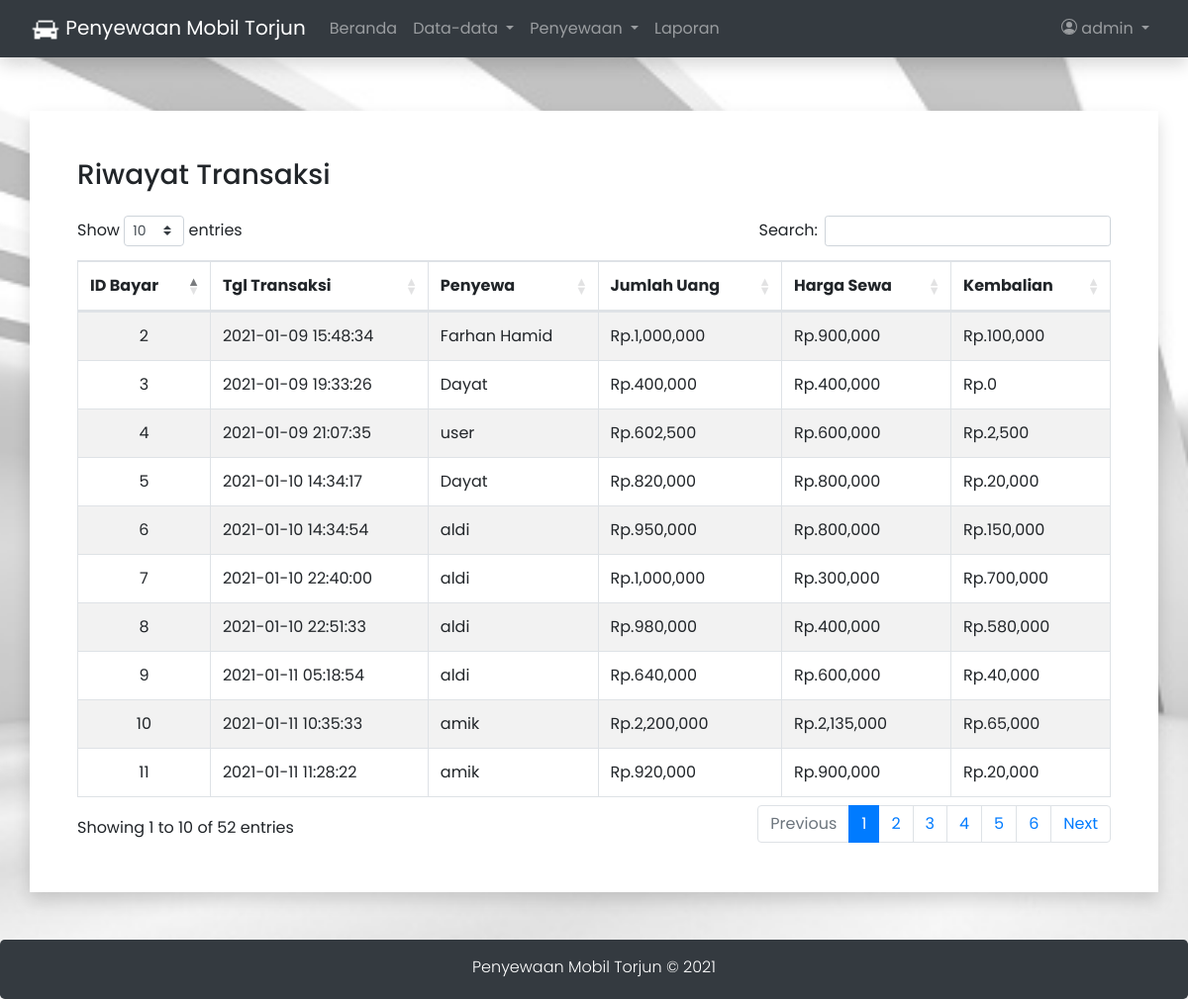
Page /admin/history-transaksi.php (signed in) on the committed database.
### tables this page shows
CREATE TABLE `18132_pembayaran` (
  `id_bayar` int(11) NOT NULL,
  `id_sewa` int(11) NOT NULL,
  `tgl_bayar` datetime NOT NULL,
  `jml_uang` decimal(10,0) NOT NULL,
  `total_bayar` decimal(10,0) NOT NULL,
  `kembalian` decimal(10,0) NOT NULL
);

CREATE TABLE `18132_user` (
  `id_user` int(11) NOT NULL,
  `nama` varchar(100) DEFAULT NULL,
  `telp` varchar(15) DEFAULT NULL,
  `alamat` text DEFAULT NULL,
  `username` varchar(100) NOT NULL,
  `password` varchar(100) DEFAULT NULL,
  `role` enum('admin','penyewa') NOT NULL
);

### admin/history-transaksi.php (the view, shortened to what this page needs)
<?php
    include '../koneksi/koneksi.php';
    include '../template/admin_header.php';
?>
<div class="container ">
    <div class="row ">
        <div class="col shadow p-sm-5">
            <div class="row mb-sm-3">
                <div class="col">
                    <h3>Riwayat Transaksi</h3>
                </div>
            </div>
            <table id="tabel" class="table table-striped table-bordered">
                <thead>
                    <tr>
                        <th scope="col">ID Bayar</th>
                        <th scope="col">Tgl Transaksi</th>
                        <th scope="col">Penyewa</th>
                        <th scope="col">Jumlah Uang</th>
                        <th scope="col">Harga Sewa</th>
                        <th scope="col">Kembalian</th>
                    </tr>
                </thead>
                <tbody>
                    <?php
                    $sql = "SELECT a.*, c.nama FROM 18132_pembayaran a, 18132_mpenyewaan b, 18132_user c WHERE a.id_sewa=b.id_sewa AND b.id_user=c.id_user ORDER BY a.tgl_bayar ASC";
                    $result = $conn->query($sql) or die($conn->error);
                    if ($result->num_rows > 0) {
                        while($row = $result->fetch_assoc())
                        {
                    ?>
                    <tr>
                        <td class="text-center"><?= $row['id_bayar'] ?></td>
                        <td><?= $row['tgl_bayar'] ?></td>
                        <td><?= $row['nama'] ?></td>
                        <td>Rp.<?= number_format($row['jml_uang']) ?></td>
                        <td>Rp.<?= number_format($row['total_bayar']) ?></td>
                        <td>Rp.<?= number_format($row['kembalian']) ?></td>
                    </tr>
                    <?php
                        }
                    }
                ?>
                </tbody>
            </table>
        </div>
    </div>
</div>
<?php include '../template/admin_footer.php'; ?>

### assets/css/style.css (style rules this page uses)
body { padding-top: 7em; background-image: url("../img/123.jpg"); background-size: cover; background-position: center; background-repeat: no-repeat; font-family: 'Poppins', sans-serif; }
body .col { background-color: #fff; }

### rows in the picture
18132_pembayaran: id_bayar "2", tgl_bayar "2021-01-09 15:48:34", 18132_user.nama "Farhan Hamid", jml_uang "1,000,000", total_bayar "900,000", kembalian "100,000"
18132_pembayaran: id_bayar "3", tgl_bayar "2021-01-09 19:33:26", 18132_user.nama "Dayat", jml_uang "400,000", total_bayar "400,000", kembalian "0"
18132_pembayaran: id_bayar "4", tgl_bayar "2021-01-09 21:07:35", 18132_user.nama "user", jml_uang "602,500", total_bayar "600,000", kembalian "2,500"
18132_pembayaran: id_bayar "5", tgl_bayar "2021-01-10 14:34:17", 18132_user.nama "Dayat", jml_uang "820,000", total_bayar "800,000", kembalian "20,000"
18132_pembayaran: id_bayar "6", tgl_bayar "2021-01-10 14:34:54", 18132_user.nama "aldi", jml_uang "950,000", total_bayar "800,000", kembalian "150,000"
18132_pembayaran: id_bayar "7", tgl_bayar "2021-01-10 22:40:00", 18132_user.nama "aldi", jml_uang "1,000,000", total_bayar "300,000", kembalian "700,000"
18132_pembayaran: id_bayar "8", tgl_bayar "2021-01-10 22:51:33", 18132_user.nama "aldi", jml_uang "980,000", total_bayar "400,000", kembalian "580,000"
18132_pembayaran: id_bayar "9", tgl_bayar "2021-01-11 05:18:54", 18132_user.nama "aldi", jml_uang "640,000", total_bayar "600,000", kembalian "40,000"
18132_pembayaran: id_bayar "10", tgl_bayar "2021-01-11 10:35:33", 18132_user.nama "amik", jml_uang "2,200,000", total_bayar "2,135,000", kembalian "65,000"
18132_pembayaran: id_bayar "11", tgl_bayar "2021-01-11 11:28:22", 18132_user.nama "amik", jml_uang "920,000", total_bayar "900,000", kembalian "20,000"

### other values in the picture
$_SESSION['nama'] "admin"
